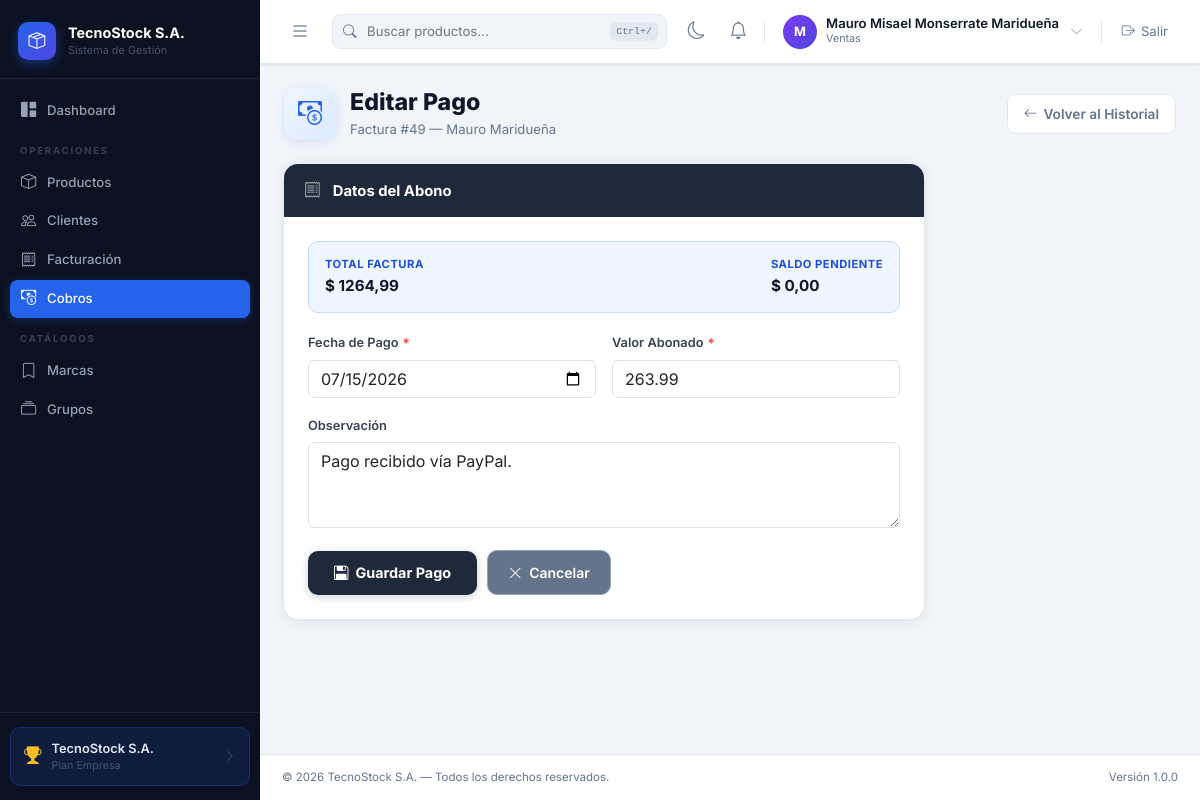
Page /cobros/pagos/65/edit/ (signed in) on the committed database.
### billing/models.py (models this page shows, shortened)
class Invoice(models.Model):
    TIPO_PAGO = [('contado', 'Contado'), ('credito', 'Crédito')]
    ESTADO_COBRO = [('pendiente', 'Pendiente'), ('pagada', 'Pagada')]
    AMBIENTE_SRI = [('1', 'Pruebas'), ('2', 'Producción')]
    ESTADO_SRI = [('pendiente', 'Pendiente'), ('autorizada', 'Autorizada'), ('no_autorizada', 'No autorizada')]
    number = models.PositiveIntegerField(null=True, blank=True, verbose_name='N° Factura')
    customer = models.ForeignKey(Customer, on_delete=models.PROTECT, related_name='invoices', verbose_name='Cliente')
    invoice_date = models.DateTimeField(auto_now_add=True, verbose_name='Fecha')
    subtotal = models.DecimalField(max_digits=12, decimal_places=2, default=Decimal('0.00'), verbose_name='Subtotal')
    tax = models.DecimalField(max_digits=12, decimal_places=2, default=Decimal('0.00'), verbose_name='IVA (15%)')
    total = models.DecimalField(max_digits=12, decimal_places=2, default=Decimal('0.00'), verbose_name='Total')
    tipo_pago = models.CharField(max_length=10, choices=TIPO_PAGO, default='contado', verbose_name='Tipo de Pago')
    saldo = models.DecimalField(max_digits=12, decimal_places=2, default=Decimal('0.00'), verbose_name='Saldo Pendiente')
    estado = models.CharField(max_length=10, choices=ESTADO_COBRO, default='pagada', verbose_name='Estado de Cobro')
    is_active = models.BooleanField(default=True, verbose_name='Activo')
    establecimiento = models.CharField(max_length=3, default='001', verbose_name='Establecimiento')
    punto_emision = models.CharField(max_length=3, default='001', verbose_name='Punto de Emisión')
    ambiente = models.CharField(max_length=1, choices=AMBIENTE_SRI, default='1', verbose_name='Ambiente')
    clave_acceso = models.CharField(max_length=49, blank=True, verbose_name='Clave de Acceso')
    numero_autorizacion = models.CharField(max_length=49, blank=True, verbose_name='N° Autorización')
    fecha_autorizacion = models.DateTimeField(null=True, blank=True, verbose_name='Fecha de Autorización')
    estado_sri = models.CharField(max_length=15, choices=ESTADO_SRI, default='pendiente', verbose_name='Estado SRI')
    ruc_emisor = models.CharField(max_length=13, blank=True, verbose_name='RUC Emisor')
    razon_social_emisor = models.CharField(max_length=300, blank=True, verbose_name='Razón Social Emisor')
    xml_autorizado = models.TextField(blank=True, verbose_name='XML autorizado / firmado')
    class Meta:
        verbose_name = 'Factura'
        verbose_name_plural = 'Facturas'
        ordering = ['-invoice_date']
        permissions = [('can_export', 'Puede exportar reportes a PDF/Excel')]

class Customer(models.Model):
    CONSUMIDOR_FINAL_DNI = '9999999999999'
    NEW_CUSTOMER_CREDIT_LIMIT = Decimal('400.00')
    GOOD_HISTORY_CREDIT_LIMIT = Decimal('2000.00')
    dni = models.CharField(max_length=13, unique=True, verbose_name='Cédula/RUC', validators=[validate_cedula_ec])
    first_name = models.CharField(max_length=100, verbose_name='Nombres')
    last_name = models.CharField(max_length=100, verbose_name='Apellidos')
    email = models.EmailField(blank=True, verbose_name='Email')
    phone = models.CharField(max_length=20, blank=True, verbose_name='Teléfono')
    city = models.CharField(max_length=100, blank=True, verbose_name='Ciudad')
    address = models.TextField(blank=True, verbose_name='Dirección')
    is_generic = models.BooleanField(default=False, verbose_name='Consumidor Final Genérico')
    is_active = models.BooleanField(default=True, verbose_name='Activo')
    created_at = models.DateTimeField(auto_now_add=True, null=True, verbose_name='Registrado')
    class Meta:
        verbose_name = 'Cliente'
        verbose_name_plural = 'Clientes'
        ordering = ['last_name', 'first_name']
    @property
    def full_name(self):
        return f'{self.first_name} {self.last_name}'

### cobros/models.py (models this page shows, shortened)
class CobroFactura(models.Model):
    METODO_PAGO = [('manual', 'Manual'), ('paypal', 'PayPal')]
    factura = models.ForeignKey(Invoice, on_delete=models.PROTECT, related_name='cobros', verbose_name='Factura')
    fecha = models.DateField(verbose_name='Fecha de Pago')
    valor = models.DecimalField(max_digits=10, decimal_places=2, verbose_name='Valor Abonado')
    observacion = models.TextField(blank=True, verbose_name='Observación')
    metodo_pago = models.CharField(max_length=10, choices=METODO_PAGO, default='manual', verbose_name='Método de Pago')
    paypal_order_id = models.CharField(max_length=64, blank=True, verbose_name='ID de Orden PayPal')
    created_at = models.DateTimeField(auto_now_add=True, verbose_name='Registrado')
    class Meta:
        verbose_name = 'Cobro de Factura'
        verbose_name_plural = 'Cobros de Facturas'
        ordering = ['-fecha', '-id']

### cobros/views.py (the view)
# urls.py: path('pagos/<int:pk>/edit/', views.cobro_update, name='cobro_update'),
@login_required
@permission_required('cobros.change_cobrofactura', raise_exception=True)
@transaction.atomic
def cobro_update(request, pk):
    cobro = get_object_or_404(CobroFactura, pk=pk)
    factura = cobro.factura
    if request.method == 'POST':
        form = CobroFacturaForm(request.POST, instance=cobro, factura=factura)
        if form.is_valid():
            form.save()
            factura.actualizar_saldo()
            messages.success(request, 'Pago actualizado.')
            return redirect('cobros:cobro_historial', factura_pk=factura.pk)
    else:
        form = CobroFacturaForm(instance=cobro, factura=factura)
    return render(request, 'cobros/cobro_form.html', {
        'form': form, 'factura': factura, 'title': 'Editar Pago',
    })

### cobros/templates/cobros/cobro_form.html (shortened to what this page needs)
{% extends 'base.html' %}
{% block content %}
<div class="frm-page-hdr">
    <div class="frm-page-left">
        <div class="frm-page-icon"><i class="bi bi-cash-coin"></i></div>
        <div>
            <h2 class="frm-page-title">{{ title }}</h2>
            <p class="frm-page-sub">Factura #{{ factura.number|default:factura.id }} — {{ factura.customer.full_name }}</p>
        </div>
    </div>
    <a href="{% url 'cobros:cobro_historial' factura.pk %}" class="frm-back-btn">
        <i class="bi bi-arrow-left"></i> Volver al Historial
    </a>
</div>
<div class="frm-wrap">
    <div class="frm-card">
        <div class="frm-card-hdr"><i class="bi bi-receipt"></i><span>Datos del Abono</span></div>
        <div class="frm-card-body">
            <div class="frm-info-banner">
                <div class="frm-info-item">
                    <div class="frm-info-label">Total Factura</div>
                    <div class="frm-info-val">$ {{ factura.total }}</div>
                </div>
                <div class="frm-info-item">
                    <div class="frm-info-label">Saldo Pendiente</div>
                    <div class="frm-info-val">$ {{ factura.saldo }}</div>
                </div>
            </div>
            <form method="post" novalidate>
                <div class="frm-grid-2">
                    <div class="frm-field">
                        <label class="frm-label" for="{{ form.fecha.id_for_label }}">Fecha de Pago <span class="frm-req">*</span></label>
                        {{ form.fecha }}
                    </div>
                    <div class="frm-field">
                        <label class="frm-label" for="{{ form.valor.id_for_label }}">Valor Abonado <span class="frm-req">*</span></label>
                        {{ form.valor }}
                    </div>
                </div>
                <div class="frm-field">
                    <label class="frm-label" for="{{ form.observacion.id_for_label }}">Observación</label>
                    {{ form.observacion }}
                </div>
                <div class="frm-actions">
                    <button type="submit" class="frm-btn-save">
                        <i class="bi bi-floppy2"></i> Guardar Pago
                    </button>
                    <a href="{% url 'cobros:cobro_historial' factura.pk %}" class="frm-btn-cancel">
                        <i class="bi bi-x-lg"></i> Cancelar
                    </a>
                </div>
            </form>
        </div>
    </div>
</div>
{% endblock %}

### templates/base.html (shortened to what this page needs)
{% load static %}
<!DOCTYPE html>
<html lang="es">
<head>
<link href="https://cdn.jsdelivr.net/npm/bootstrap@5.3.3/dist/css/bootstrap.min.css" rel="stylesheet">
<link href="https://cdn.jsdelivr.net/npm/bootstrap-icons@1.11.3/font/bootstrap-icons.css" rel="stylesheet">
</head>
<body>
{% if user.is_authenticated %}
<aside id="sidebar">
    <div class="sb-brand">
        <div class="sb-brand-icon"><i class="bi bi-box-seam"></i></div>
        <div><div class="sb-brand-name">TecnoStock S.A.</div><div class="sb-brand-sub">Sistema de Gestión</div></div>
    </div>
    {% with url_name=request.resolver_match.url_name|default:'' app_name=request.resolver_match.app_name|default:'' %}
    <nav class="sb-nav">
        <a href="{% url 'billing:home' %}" class="sb-link {% if url_name == 'home' %}active{% endif %}"><i class="bi bi-grid-1x2-fill"></i> Dashboard</a>
        {% if perms.billing.view_product or perms.billing.view_customer or perms.billing.view_invoice or perms.purchasing.view_purchase or perms.cobros.view_cobrofactura or perms.pagos.view_pagocompra %}
        <div class="sb-section">Operaciones</div>
        {% endif %}
        {% if perms.billing.view_product %}
        <a href="{% url 'billing:product_list' %}" class="sb-link {% if 'product' in url_name and app_name == 'billing' %}active{% endif %}"><i class="bi bi-box"></i> Productos</a>
        {% endif %}
        {% if perms.billing.view_customer %}
        <a href="{% url 'billing:customer_list' %}" class="sb-link {% if 'customer' in url_name %}active{% endif %}"><i class="bi bi-people"></i> Clientes</a>
        {% endif %}
        {% if perms.billing.view_invoice %}
        <a href="{% url 'billing:invoice_list' %}" class="sb-link {% if 'invoice' in url_name %}active{% endif %}"><i class="bi bi-receipt"></i> Facturación</a>
        {% endif %}
        {% if perms.cobros.view_cobrofactura %}
        <a href="{% url 'cobros:factura_pendiente_list' %}" class="sb-link {% if app_name == 'cobros' %}active{% endif %}"><i class="bi bi-cash-coin"></i> Cobros</a>
        {% endif %}
        {% if perms.billing.view_brand or perms.billing.view_productgroup or perms.billing.view_supplier %}
        <div class="sb-section">Catálogos</div>
        {% endif %}
        {% if perms.billing.view_brand %}
        <a href="{% url 'billing:brand_list' %}" class="sb-link {% if 'brand' in url_name %}active{% endif %}"><i class="bi bi-bookmark"></i> Marcas</a>
        {% endif %}
        {% if perms.billing.view_productgroup %}
        <a href="{% url 'billing:productgroup_list' %}" class="sb-link {% if 'productgroup' in url_name %}active{% endif %}"><i class="bi bi-collection"></i> Grupos</a>
        {% endif %}
    </nav>
    {% endwith %}
    <div class="sb-footer">
        <div class="sb-plan-card">
            <i class="bi bi-trophy-fill sb-plan-icon"></i>
            <div style="flex:1;min-width:0"><div class="sb-plan-name">TecnoStock S.A.</div><div class="sb-plan-label">Plan Empresa</div></div>
            <i class="bi bi-chevron-right" style="color:#475569;font-size:.75rem"></i>
        </div>
    </div>
</aside>
{% endif %}
<div id="main-wrap" {% if not user.is_authenticated %}class="no-sidebar"{% endif %}>
{% if user.is_authenticated %}
    <header class="topbar">
        <button class="sb-toggle" id="sidebarToggle"><i class="bi bi-list"></i></button>
        <div class="topbar-search">
            <input type="text" id="globalSearch" placeholder="Buscar productos..." data-url="{% url 'billing:product_list' %}">
            <span class="ts-kbd">Ctrl+/</span>
        </div>
        <div class="topbar-right">
            <button class="theme-toggle" id="themeToggle" type="button" title="Cambiar tema">
                <i class="bi bi-moon"></i>
            </button>
            <div class="dropdown notif-wrap">
                <button class="notif-btn" type="button" data-bs-toggle="dropdown" aria-expanded="false" title="Notificaciones">
                    <i class="bi bi-bell"></i>
                </button>
            </div>
            <div class="user-chip">
                <div class="user-avatar">{{ user.username|first|upper }}</div>
                <div>
                    <div class="user-name">{{ user.get_full_name|default:user.username }}</div>
                    <div class="user-role">{% if user.is_superuser %}Superusuario{% else %}{% with g=user.groups.first %}{% if g %}{{ g.name }}{% else %}Usuario{% endif %}{% endwith %}{% endif %}</div>
                </div>
                <i class="bi bi-chevron-down" style="color:#94A3B8;font-size:.8rem;margin-left:2px"></i>
            </div>
            <form method="post" action="{% url 'logout' %}" style="margin:0">
                <button type="submit" class="logout-btn"><i class="bi bi-box-arrow-right"></i> Salir</button>
            </form>
        </div>
    </header>
    <div class="content-area"><main>
{% endif %}
{% block content %}{% endblock %}
{% if user.is_authenticated %}
    </main></div>
    <footer class="site-footer">
        <span>© 2026 TecnoStock S.A. — Todos los derechos reservados.</span>
        <span>Versión 1.0.0</span>
    </footer>
{% else %}
    </div></div>
{% endif %}
</div>
</body>
</html>

### rows in the picture
Invoice: number "49", customer.full_name "Mauro Maridueña", total "1264,99", saldo "0,00"
CobroFactura: fecha "07/15/2026", valor "263.99", observacion "Pago recibido vía PayPal."

### other values in the picture
{{ user.username|first|upper }} "M"
{{ user.get_full_name|default:user.username }} "Mauro Misael Monserrate Maridueña"
{{ g.name }} "Ventas"
{{ title }} "Editar Pago"
